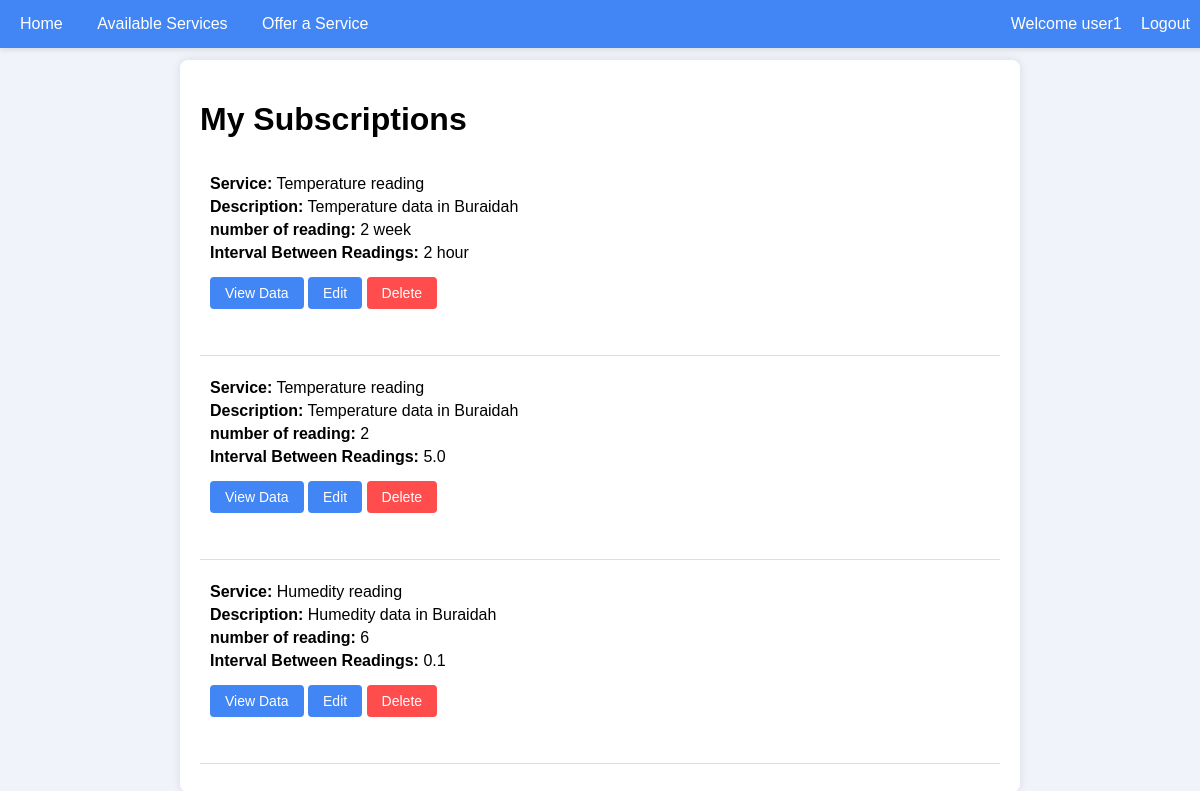
Before: /sensor/my-subscriptions/ (signed in) with the older database file.
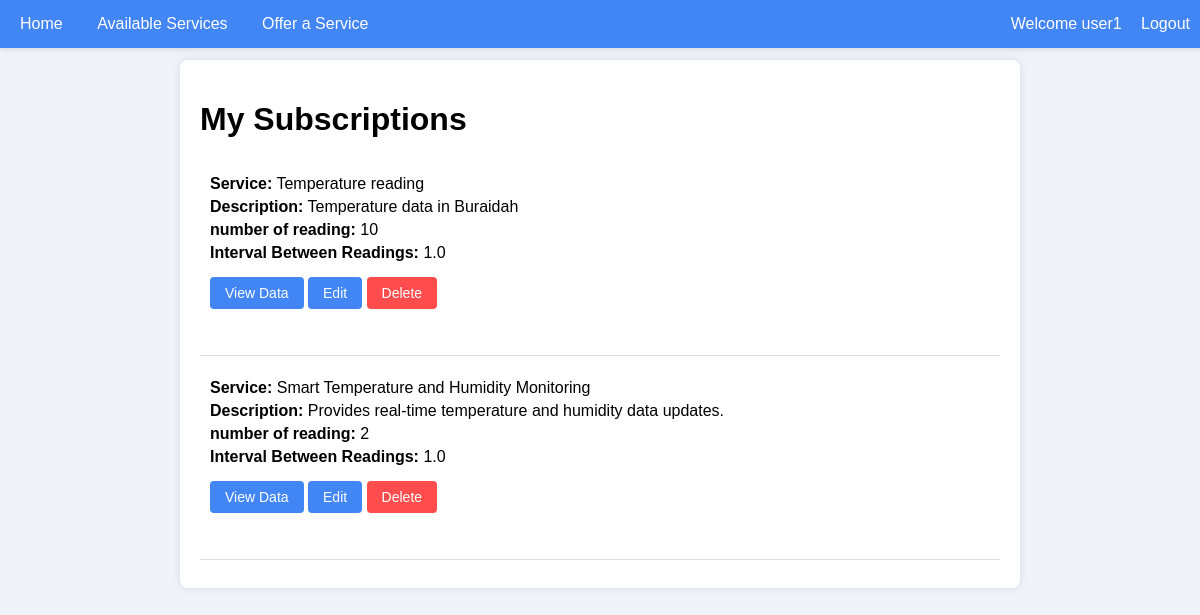
After: the same page with the newer database file.
### sensor/models.py (models this page shows)
class Subscription(models.Model):
    user = models.ForeignKey(User, on_delete=models.CASCADE)
    service = models.ForeignKey(OfferedService, on_delete=models.CASCADE)
    subscription_duration = models.IntegerField()  # Number of readings allowed
    interval_between_readings = models.FloatField()  # Interval in hours (e.g., 1.5 for 1 hour 30 minutes)

class OfferedService(models.Model):
    service_type = models.CharField(max_length=100)
    description = models.TextField()
    price = models.DecimalField(max_digits=10, decimal_places=2)
    latitude = models.DecimalField(max_digits=9, decimal_places=6, null=True, blank=True)
    longitude = models.DecimalField(max_digits=9, decimal_places=6, null=True, blank=True)

### sensor/views.py (the view)
# urls.py: path('my-subscriptions/', views.my_subscriptions, name='my_subscriptions'),
@login_required
def my_subscriptions(request):
    subscriptions = Subscription.objects.filter(user=request.user)
    return render(request, 'sensor/my_subscriptions.html', {'subscriptions': subscriptions})

### sensor/templates/sensor/my_subscriptions.html (shortened to what this page needs)
<html>
<head>
</head>
<body>
    <div class="navbar">
        <div>
            <a href="{% url 'home' %}">Home</a>
            <a href="{% url 'sensor:service_list' %}">Available Services</a>
            <a href="{% url 'sensor:offer_service' %}">Offer a Service</a>
        </div>
        <div>
            {% if user.is_authenticated %}
                <span>Welcome {{ user.username }}</span>
                <a href="{% url 'signout' %}">Logout</a>
            {% else %}
                <a href="{% url 'signin' %}">Login</a>
                <a href="{% url 'signup' %}">Sign Up</a>
            {% endif %}
        </div>
    </div>
    <div class="container">
        <h1>My Subscriptions</h1>
        {% for subscription in subscriptions %}
        <div class="subscription-item">
            <p><strong>Service:</strong> {{ subscription.service.service_type }}</p>
            <p><strong>Description:</strong> {{ subscription.service.description }}</p>
            <p><strong>number of reading:</strong> {{ subscription.subscription_duration }}</p>
            <p><strong>Interval Between Readings:</strong> {{ subscription.interval_between_readings }}</p>
            <form action="{% url 'sensor:user_temperature_data' subscription.id %}" method="get" style="display: inline-block;">
                <button type="submit" class="view-data-button">View Data</button>
            </form>
            <form action="{% url 'sensor:edit_subscription' subscription.id %}" method="get" style="display: inline-block;">
                <button type="submit" class="edit-button">Edit</button>
            </form>
            <form action="{% url 'sensor:delete_subscription' subscription.id %}" method="post" style="display: inline-block;">
                <button type="submit" class="delete-button" onclick="return confirm('Are you sure you want to delete this subscription?');">Delete</button>
            </form>
        </div>
        <hr>
        {% endfor %}
    </div>
</body>
</html>

Changed rows visible on the page:
removed Subscription: service.service_type "Temperature reading", service.description "Temperature data in Buraidah", subscription_duration "2 week", interval_between_readings "2 hour"
removed Subscription: service.service_type "Temperature reading", service.description "Temperature data in Buraidah", subscription_duration "2", interval_between_readings "5.0"
removed Subscription: service.service_type "Humedity reading", service.description "Humedity data in Buraidah", subscription_duration "6", interval_between_readings "0.1"
added Subscription: service.service_type "Temperature reading", service.description "Temperature data in Buraidah", subscription_duration "10", interval_between_readings "1.0"
added Subscription: service.service_type "Smart Temperature and Humidity Monitoring", service.description "Provides real-time temperature and humidity data updates.", subscription_duration "2", interval_between_readings "1.0"
